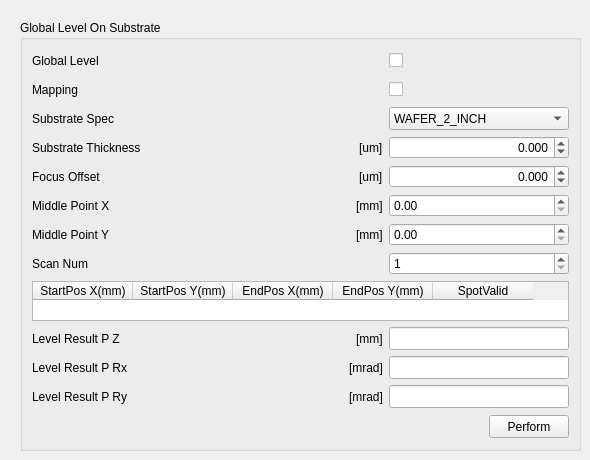
       <widget class="QWidget" name="page">
        <widget class="QGroupBox" name="EC4T_do_global_level_on_substrate_qgb">
         <property name="geometry">
          <rect>
           <x>20</x>
           <y>20</y>
           <width>561</width>
           <height>431</height>
          </rect>
         </property>
         <property name="title">
          <string>Global Level On Substrate</string>
         </property>
         <layout class="QGridLayout" name="gridLayout_6">
          <item row="0" column="0">
           <layout class="QHBoxLayout">
            <item>
             <widget class="QLabel" name="EC4T_do_global_level_on_substrate__global_level_qlb">
              <property name="minimumSize">
               <size>
                <width>0</width>
                <height>23</height>
               </size>
              </property>
              <property name="maximumSize">
               <size>
                <width>16777215</width>
                <height>23</height>
               </size>
              </property>
              <property name="text">
               <string>Global Level</string>
              </property>
             </widget>
            </item>
            <item>
             <spacer>
              <property name="orientation">
               <enum>Qt::Horizontal</enum>
              </property>
              <property name="sizeHint" stdset="0">
               <size>
                <width>40</width>
                <height>20</height>
               </size>
              </property>
             </spacer>
            </item>
           </layout>
          </item>
          <item row="0" column="1">
           <widget class="SMEE::CheckBox" name="EC4T_do_global_level_on_substrate_global_level_qckb">
            <property name="minimumSize">
             <size>
              <width>180</width>
              <height>23</height>
             </size>
            </property>
            <property name="maximumSize">
             <size>
              <width>180</width>
              <height>23</height>
             </size>
            </property>
            <property name="text">
             <string/>
            </property>
           </widget>
          </item>
          <item row="1" column="0">
           <layout class="QHBoxLayout">
            <item>
             <widget class="QLabel" name="EC4T_do_global_level_on_substrate__mapping_qlb">
              <property name="minimumSize">
               <size>
                <width>0</width>
                <height>23</height>
               </size>
              </property>
              <property name="maximumSize">
               <size>
                <width>16777215</width>
                <height>23</height>
               </size>
              </property>
              <property name="text">
               <string>Mapping</string>
              </property>
             </widget>
            </item>
            <item>
             <spacer>
              <property name="orientation">
               <enum>Qt::Horizontal</enum>
              </property>
              <property name="sizeHint" stdset="0">
               <size>
                <width>40</width>
                <height>20</height>
               </size>
              </property>
             </spacer>
            </item>
           </layout>
          </item>
          <item row="1" column="1">
           <widget class="SMEE::CheckBox" name="EC4T_do_global_level_on_substrate_mapping_qckb">
            <property name="minimumSize">
             <size>
              <width>180</width>
              <height>23</height>
             </size>
            </property>
            <property name="maximumSize">
             <size>
              <width>180</width>
              <height>23</height>
             </size>
            </property>
            <property name="text">
             <string/>
            </property>
           </widget>
          </item>
          <item row="2" column="0">
           <layout class="QHBoxLayout">
            <item>
             <widget class="QLabel" name="EC4T_do_global_level_on_substrate__substrate_spec_qlb">
              <property name="minimumSize">
               <size>
                <width>0</width>
                <height>23</height>
               </size>
              </property>
              <property name="maximumSize">
               <size>
                <width>16777215</width>
                <height>23</height>
               </size>
              </property>
              <property name="text">
               <string>Substrate Spec</string>
              </property>
             </widget>
            </item>
            <item>
             <spacer>
              <property name="orientation">
               <enum>Qt::Horizontal</enum>
              </property>
              <property name="sizeHint" stdset="0">
               <size>
                <width>40</width>
                <height>20</height>
               </size>
              </property>
             </spacer>
            </item>
           </layout>
          </item>
          <item row="2" column="1">
           <widget class="QComboBox" name="EC4T_do_global_level_on_substrate__substrate_spec_qcb">
            <property name="minimumSize">
             <size>
              <width>180</width>
              <height>23</height>
             </size>
            </property>
            <property name="maximumSize">
             <size>
              <width>180</width>
              <height>23</height>
             </size>
            </property>
            <item>
             <property name="text">
              <string>WAFER_2_INCH</string>
             </property>
            </item>
            <item>
             <property name="text">
              <string>WAFER_3_INCH</string>
             </property>
            </item>
            <item>
             <property name="text">
              <string>WAFER_4_INCH</string>
             </property>
            </item>
            <item>
             <property name="text">
              <string>WAFER_5_INCH</string>
             </property>
            </item>
            <item>
             <property name="text">
              <string>WAFER_6_INCH</string>
             </property>
            </item>
            <item>
             <property name="text">
              <string>WAFER_8_INCH</string>
             </property>
            </item>
            <item>
             <property name="text">
              <string>WAFER_12_INCH</string>
             </property>
            </item>
            <item>
             <property name="text">
              <string>WAFER_18_INCH</string>
             </property>
            </item>
           </widget>
          </item>
          <item row="3" column="0">
           <layout class="QHBoxLayout">
            <item>
             <widget class="QLabel" name="EC4T_do_global_level_on_substrate__substrate_thickness_qlb">
              <property name="minimumSize">
               <size>
                <width>0</width>
                <height>23</height>
               </size>
              </property>
              <property name="maximumSize">
               <size>
                <width>16777215</width>
                <height>23</height>
               </size>
              </property>
              <property name="text">
               <string>Substrate Thickness</string>
              </property>
             </widget>
            </item>
            <item>
             <spacer>
              <property name="orientation">
               <enum>Qt::Horizontal</enum>
              </property>
              <property name="sizeHint" stdset="0">
               <size>
                <width>40</width>
                <height>20</height>
               </size>
              </property>
             </spacer>
            </item>
            <item>
             <widget class="QLabel" name="EC4T_do_global_level_on_substrate__substrate_thickness_qlb_2">
              <property name="text">
               <string>[um]</string>
              </property>
             </widget>
            </item>
           </layout>
          </item>
          <item row="3" column="1">
           <widget class="QDoubleSpinBox" name="EC4T_do_global_level_on_substrate__substrate_thickness_qdsb">
            <property name="minimumSize">
             <size>
              <width>180</width>
              <height>23</height>
             </size>
            </property>
            <property name="maximumSize">
             <size>
              <width>180</width>
              <height>23</height>
             </size>
            </property>
            <property name="alignment">
             <set>Qt::AlignRight|Qt::AlignTrailing|Qt::AlignVCenter</set>
            </property>
            <property name="decimals">
             <number>3</number>
            </property>
            <property name="minimum">
             <double>-1000000.000000000000000</double>
            </property>
            <property name="maximum">
             <double>1000000.000000000000000</double>
            </property>
            <property name="singleStep">
             <double>0.001000000000000</double>
            </property>
           </widget>
          </item>
          <item row="4" column="0">
           <layout class="QGridLayout">
            <item row="0" column="0">
             <widget class="QLabel" name="EC4T_do_global_level_on_substrate__user_focus_offset_qlb">
              <property name="minimumSize">
               <size>
                <width>0</width>
                <height>23</height>
               </size>
              </property>
              <property name="maximumSize">
               <size>
                <width>16777215</width>
                <height>23</height>
               </size>
              </property>
              <property name="text">
               <string>Focus Offset</string>
              </property>
             </widget>
            </item>
            <item row="0" column="1">
             <spacer>
              <property name="orientation">
               <enum>Qt::Horizontal</enum>
              </property>
              <property name="sizeHint" stdset="0">
               <size>
                <width>40</width>
                <height>20</height>
               </size>
              </property>
             </spacer>
            </item>
            <item row="0" column="2">
             <widget class="QLabel" name="EC4T_do_global_level_on_substrate__substrate_thickness_qlb_3">
              <property name="text">
               <string>[um]</string>
              </property>
             </widget>
            </item>
           </layout>
          </item>
          <item row="4" column="1">
           <widget class="QDoubleSpinBox" name="EC4T_do_global_level_on_substrate__user_focus_offset_qdsb">
            <property name="minimumSize">
             <size>
              <width>180</width>
              <height>23</height>
             </size>
            </property>
            <property name="maximumSize">
             <size>
              <width>180</width>
              <height>23</height>
             </size>
            </property>
            <property name="alignment">
             <set>Qt::AlignRight|Qt::AlignTrailing|Qt::AlignVCenter</set>
            </property>
            <property name="decimals">
             <number>3</number>
            </property>
            <property name="minimum">
             <double>-1000000.000000000000000</double>
            </property>
            <property name="maximum">
             <double>1000000.000000000000000</double>
            </property>
            <property name="singleStep">
             <double>0.001000000000000</double>
            </property>
           </widget>
          </item>
          <item row="5" column="0">
           <layout class="QHBoxLayout">
            <item>
             <widget class="QLabel" name="label">
              <property name="minimumSize">
               <size>
                <width>0</width>
                <height>23</height>
               </size>
              </property>
              <property name="maximumSize">
               <size>
                <width>16777215</width>
                <height>23</height>
               </size>
              </property>
              <property name="text">
               <string>Middle Point X</string>
              </property>
             </widget>
            </item>
            <item>
             <spacer>
              <property name="orientation">
               <enum>Qt::Horizontal</enum>
              </property>
              <property name="sizeHint" stdset="0">
               <size>
                <width>16</width>
                <height>20</height>
               </size>
              </property>
             </spacer>
            </item>
            <item>
             <widget class="QLabel" name="label_3">
              <property name="text">
               <string>[mm]</string>
              </property>
             </widget>
            </item>
           </layout>
          </item>
          <item row="5" column="1">
           <widget class="SMEE::DoubleSpinBox" name="EC4T_do_global_level_on_substrate__middle_point_x_qdsb">
            <property name="minimumSize">
             <size>
              <width>180</width>
              <height>23</height>
             </size>
            </property>
            <property name="maximumSize">
             <size>
              <width>180</width>
              <height>23</height>
             </size>
            </property>
            <property name="text" stdset="0">
             <string>0.00</string>
            </property>
           </widget>
          </item>
          <item row="6" column="0">
           <layout class="QHBoxLayout">
            <item>
             <widget class="QLabel" name="label_2">
              <property name="minimumSize">
               <size>
                <width>0</width>
                <height>23</height>
               </size>
              </property>
              <property name="maximumSize">
               <size>
                <width>16777215</width>
                <height>23</height>
               </size>
              </property>
              <property name="text">
               <string>Middle Point Y</string>
              </property>
             </widget>
            </item>
            <item>
             <spacer>
              <property name="orientation">
               <enum>Qt::Horizontal</enum>
              </property>
              <property name="sizeHint" stdset="0">
               <size>
                <width>16</width>
                <height>20</height>
               </size>
              </property>
             </spacer>
            </item>
            <item>
             <widget class="QLabel" name="label_4">
              <property name="text">
               <string>[mm]</string>
              </property>
             </widget>
            </item>
           </layout>
          </item>
          <item row="6" column="1">
           <widget class="SMEE::DoubleSpinBox" name="EC4T_do_global_level_on_substrate__middle_point_y_qdsb">
            <property name="minimumSize">
             <size>
              <width>180</width>
              <height>23</height>
             </size>
            </property>
            <property name="maximumSize">
             <size>
              <width>180</width>
              <height>23</height>
             </size>
            </property>
            <property name="text" stdset="0">
             <string>0.00</string>
            </property>
           </widget>
          </item>
          <item row="7" column="0">
           <layout class="QHBoxLayout">
            <item>
             <widget class="QLabel" name="label_5">
              <property name="minimumSize">
               <size>
                <width>0</width>
                <height>23</height>
               </size>
              </property>
              <property name="maximumSize">
               <size>
                <width>16777215</width>
                <height>23</height>
               </size>
              </property>
              <property name="text">
               <string>Scan Num</string>
              </property>
             </widget>
            </item>
            <item>
             <spacer>
              <property name="orientation">
               <enum>Qt::Horizontal</enum>
              </property>
              <property name="sizeHint" stdset="0">
               <size>
                <width>40</width>
                <height>20</height>
               </size>
              </property>
             </spacer>
            </item>
           </layout>
          </item>
          <item row="7" column="1">
           <widget class="SMEE::SpinBox" name="EC4T_do_global_level_on_substrate__scannum_qsb">
            <property name="minimumSize">
             <size>
              <width>0</width>
              <height>23</height>
             </size>
            </property>
            <property name="maximumSize">
             <size>
              <width>16777215</width>
              <height>23</height>
             </size>
            </property>
            <property name="text" stdset="0">
             <string>1</string>
            </property>
            <property name="minimum">
             <number>1</number>
            </property>
            <property name="maximum">
             <number>40</number>
            </property>
            <property name="value">
             <number>1</number>
            </property>
           </widget>
          </item>
          <item row="8" column="0" colspan="2">
           <widget class="SMEE::TableWidget" name="TW_Global_Substrate">
            <property name="text" stdset="0">
             <string>TableWidget</string>
            </property>
            <column>
             <property name="text">
              <string>StartPos X(mm)</string>
             </property>
            </column>
            <column>
             <property name="text">
              <string>StartPos Y(mm)</string>
             </property>
            </column>
            <column>
             <property name="text">
              <string>EndPos X(mm)</string>
             </property>
            </column>
            <column>
             <property name="text">
              <string>EndPos Y(mm)</string>
             </property>
            </column>
            <column>
             <property name="text">
              <string>SpotValid</string>
             </property>
            </column>
           </widget>
          </item>
          <item row="9" column="0">
           <layout class="QHBoxLayout">
            <item>
             <widget class="QLabel" name="EC4T_do_global_level_on_substrate__level_result_p_z_qlb">
              <property name="minimumSize">
               <size>
                <width>0</width>
                <height>23</height>
               </size>
              </property>
              <property name="maximumSize">
               <size>
                <width>16777215</width>
                <height>23</height>
               </size>
              </property>
              <property name="text">
               <string>Level Result P Z</string>
              </property>
             </widget>
            </item>
            <item>
             <spacer>
              <property name="orientation">
               <enum>Qt::Horizontal</enum>
              </property>
              <property name="sizeHint" stdset="0">
               <size>
                <width>40</width>
                <height>20</height>
               </size>
              </property>
             </spacer>
            </item>
            <item>
             <widget class="QLabel" name="EC4T_do_global_level_on_substrate__level_result_p_z_qlb_2">
              <property name="text">
               <string>[mm]</string>
              </property>
             </widget>
            </item>
           </layout>
          </item>
          <item row="9" column="1">
           <widget class="SMEE::StatusLine" name="EC4T_do_global_level_on_substrate__level_result_p_z_qle">
            <property name="minimumSize">
             <size>
              <width>180</width>
              <height>23</height>
             </size>
            </property>
            <property name="maximumSize">
             <size>
              <width>180</width>
              <height>23</height>
             </size>
            </property>
            <property name="alignment">
             <set>Qt::AlignRight|Qt::AlignTrailing|Qt::AlignVCenter</set>
            </property>
           </widget>
          </item>
          <item row="10" column="0">
           <layout class="QHBoxLayout">
            <item>
             <widget class="QLabel" name="EC4T_do_global_level_on_substrate__level_result_p_rx_qlb">
              <property name="minimumSize">
               <size>
                <width>0</width>
                <height>23</height>
               </size>
              </property>
              <property name="maximumSize">
               <size>
                <width>16777215</width>
                <height>23</height>
               </size>
              </property>
              <property name="text">
               <string>Level Result P Rx</string>
              </property>
             </widget>
            </item>
            <item>
             <spacer>
              <property name="orientation">
               <enum>Qt::Horizontal</enum>
              </property>
              <property name="sizeHint" stdset="0">
               <size>
                <width>40</width>
                <height>20</height>
               </size>
              </property>
             </spacer>
            </item>
            <item>
             <widget class="QLabel" name="EC4T_do_global_level_on_substrate__level_result_p_rx_qlb_2">
              <property name="text">
               <string>[mrad]</string>
              </property>
             </widget>
            </item>
           </layout>
          </item>
          <item row="10" column="1">
           <widget class="SMEE::StatusLine" name="EC4T_do_global_level_on_substrate__level_result_p_rx_qle">
            <property name="minimumSize">
             <size>
              <width>180</width>
              <height>23</height>
             </size>
            </property>
            <property name="maximumSize">
             <size>
              <width>180</width>
              <height>23</height>
             </size>
            </property>
            <property name="alignment">
             <set>Qt::AlignRight|Qt::AlignTrailing|Qt::AlignVCenter</set>
            </property>
           </widget>
          </item>
          <item row="11" column="0">
           <layout class="QHBoxLayout">
            <item>
             <widget class="QLabel" name="EC4T_do_global_level_on_substrate__level_result_p_ry_qlb">
              <property name="minimumSize">
               <size>
                <width>0</width>
                <height>23</height>
               </size>
              </property>
              <property name="maximumSize">
               <size>
                <width>16777215</width>
                <height>23</height>
               </size>
              </property>
              <property name="text">
               <string>Level Result P Ry</string>
              </property>
             </widget>
            </item>
            <item>
             <spacer>
              <property name="orientation">
               <enum>Qt::Horizontal</enum>
              </property>
              <property name="sizeHint" stdset="0">
               <size>
                <width>40</width>
                <height>20</height>
               </size>
              </property>
             </spacer>
            </item>
            <item>
             <widget class="QLabel" name="EC4T_do_global_level_on_substrate__level_result_p_ry_qlb_2">
              <property name="text">
               <string>[mrad]</string>
              </property>
             </widget>
            </item>
           </layout>
          </item>
          <item row="11" column="1">
           <widget class="SMEE::StatusLine" name="EC4T_do_global_level_on_substrate__level_result_p_ry_qle">
            <property name="minimumSize">
             <size>
              <width>180</width>
              <height>23</height>
             </size>
            </property>
            <property name="maximumSize">
             <size>
              <width>180</width>
              <height>23</height>
             </size>
            </property>
            <property name="alignment">
             <set>Qt::AlignRight|Qt::AlignTrailing|Qt::AlignVCenter</set>
            </property>
           </widget>
          </item>
          <item row="12" column="0">
           <spacer>
            <property name="orientation">
             <enum>Qt::Vertical</enum>
            </property>
            <property name="sizeHint" stdset="0">
             <size>
              <width>198</width>
              <height>21</height>
             </size>
            </property>
           </spacer>
          </item>
          <item row="13" column="0" colspan="2">
           <layout class="QGridLayout">
            <item row="0" column="0">
             <spacer>
              <property name="orientation">
               <enum>Qt::Horizontal</enum>
              </property>
              <property name="sizeHint" stdset="0">
               <size>
                <width>40</width>
                <height>25</height>
               </size>
              </property>
             </spacer>
            </item>
            <item row="0" column="1">
             <widget class="SMEE::PerformButton" name="EC4T_do_global_level_on_substrate_qpb">
              <property name="minimumSize">
               <size>
                <width>0</width>
                <height>23</height>
               </size>
              </property>
              <property name="maximumSize">
               <size>
                <width>16777215</width>
                <height>23</height>
               </size>
              </property>
              <property name="text">
               <string>Perform</string>
              </property>
             </widget>
            </item>
           </layout>
          </item>
         </layout>
        </widget>
       </widget>
